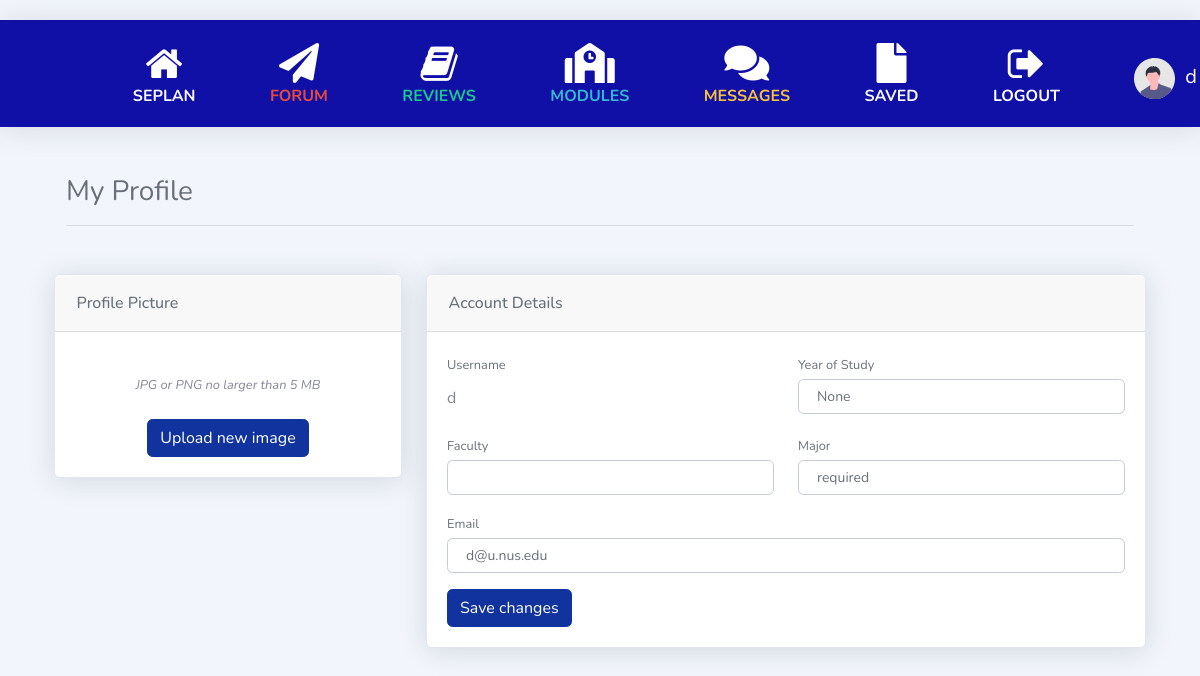
Before: /profile/d/edit (signed in) with the older database file.
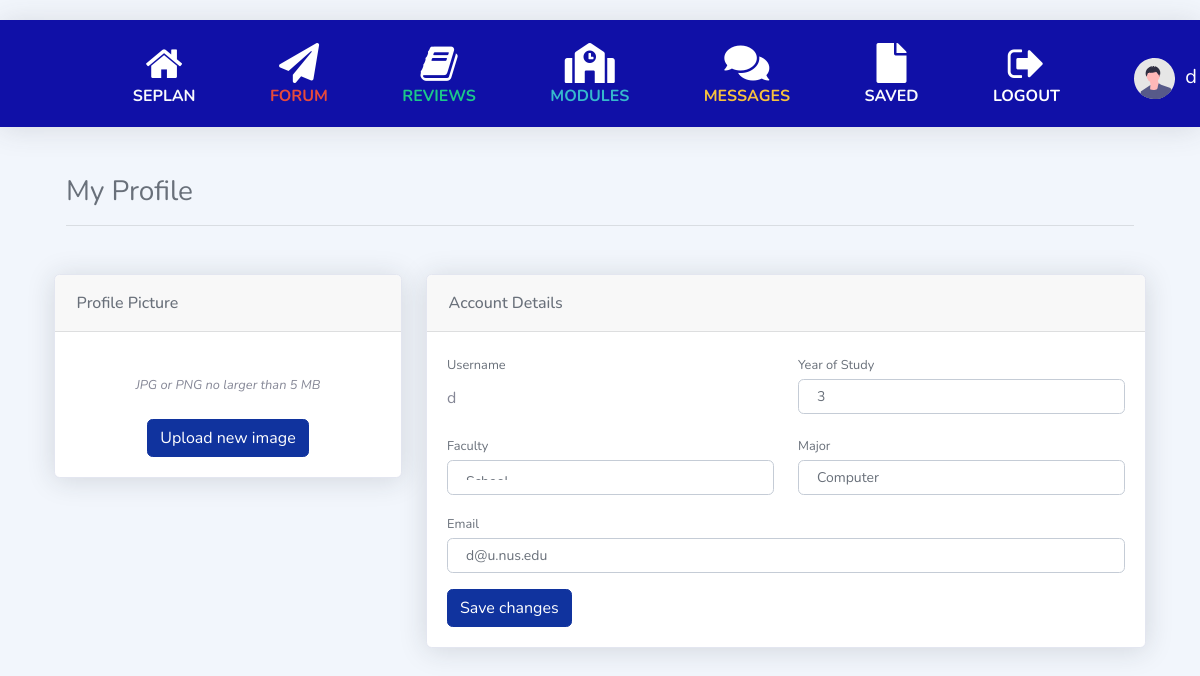
After: the same page with the newer database file.
### sep/models.py (models this page shows, shortened)
class User(AbstractUser):
    faculty = models.CharField(max_length=120)
    year = models.IntegerField(blank=True, null=True)
    major = models.CharField(max_length=120)
    sep = models.BooleanField(blank=True, null=True)
    picture = models.URLField(blank=True, null=True)

### sep/views.py (the view, shortened to what this page needs)
# urls.py: path("profile/<str:username>/edit", views.edit_profile, name="edit_profile")
def edit_profile(request, username):
    if not request.user.is_authenticated:
        return HttpResponseRedirect(reverse('login'))
    user = User.objects.get(username=username)
    return render(request, "sep/edit_profile.html",{
        "user": user})

### sep/templates/sep/edit_profile.html (shortened to what the changed rows need)
{% extends "sep/layout.html" %} {% load static %} {% block body %}
<link href="{% static '/edit_profile.css' %}" rel="stylesheet" />
<div class="container-xl px-4 mt-4">
    <div class="row">
        <div class="col-xl-8">
            <div class="card mb-4">
                <div class="card-body">
                    <form
                        action="{% url 'edit_profile' user.username %}"
                        method="POST"
                        enctype="multipart/form-data"
                        onsubmit="sweetAlert()"
                    >
                        <div class="row gx-3 mb-3">
                            <div class="col-md-6">
                                <label class="small mb-1" for="inputUsername">Username</label>
                                <input readonly
                                    class="form-control-plaintext"
                                    id="inputUsername"
                                    name="inputUsername"
                                    type="text"
                                    value={{ user.username }}
                                    required
                                    >
                            </div>
                            <div class="col-md-6">
                                <label class="small mb-1" for="inputYear">Year of Study</label>
                                <input
                                    class="form-control"
                                    id="inputYear"
                                    name="inputYear"
                                    type="text"
                                    placeholder="Enter your year of study"
                                    value={{ user.year }}
                                    required
                                    >
                            </div>
                        </div>
                        <div class="row gx-3 mb-3">
                            <div class="col-md-6">
                                <label class="small mb-1" for="inputFaculty">Faculty</label>
                                <select
                                    class="form-control"
                                    id="inputFaculty"
                                    name="inputFaculty"
                                    required
                                    >
                                    <optgroup label="Current Faculty">
                                        <option value={{ user.faculty }} selected>
                                        </option>
                                    </optgroup>
                                </select>
                            </div>
                            <div class="col-md-6">
                                <label class="small mb-1" for="inputMajor">Major</label>
                                <input
                                    class="form-control"
                                    id="inputMajor"
                                    name="inputMajor"
                                    type="text"
                                    placeholder="Enter your major"
                                    value={{ user.major }}
                                    required
                                    >
                            </div>
                        </div>
                        <div class="mb-3">
                            <label class="small mb-1" for="inputEmail">Email</label>
                            <input
                                class="form-control"
                                id="inputEmail"
                                name="inputEmail"
                                type="text"
                                placeholder="Enter your email"
                                value={{ user.email }}
                                required
                                >
                        </div>
                    </form>
                </div>
            </div>
        </div>
    </div>
</div>
{% endblock %}

### sep/templates/sep/layout.html (shortened to what this page needs)
{% load static %}
<!DOCTYPE html>
<html lang="en">
  <head>
    <link
      rel="stylesheet"
      href="https://stackpath.bootstrapcdn.com/bootstrap/4.4.1/css/bootstrap.min.css"
    />
    <link href="{% static '/all.min.css' %}" rel="stylesheet" />
    <link href="{% static '/sb-admin-2.min.css' %}" rel="stylesheet" />
    <link
      href="https://cdnjs.cloudflare.com/ajax/libs/font-awesome/5.15.3/css/all.min.css"
      rel="stylesheet"
    />
    <link
      rel="stylesheet"
      href="https://cdnjs.cloudflare.com/ajax/libs/font-awesome/4.7.0/css/font-awesome.min.css"
    />
    <link href="{% static '/layout.css' %}" rel="stylesheet" />
  </head>
  <nav
    class="navbar navbar-expand navbar-light topbar mb-4 static-top shadow"
    style="background-color: rgb(16, 16, 167); height: 70%"
  >
    {% if user.is_authenticated %}
    <div style="margin-left: 10%">
      <a
        class="navbar-brand text-white centralise home"
        href="{% url 'index' %}"
        ><i class="fa fa-home fa-2x"></i>
        <div class="h6 font-weight-bold text-light text-uppercase">
          SEPlan
        </div></a
      >
    </div>
    <div style="margin-left: 5%">
      <a
        class="navbar-brand text-white centralise menu-item"
        href="{% url 'forum' %}"
        ><i class="fas fa-paper-plane fa-2x"></i>
        <div class="h6 font-weight-bold text-danger text-uppercase">
          Forum
        </div></a
      >
    </div>
    <div style="margin-left: 5%">
      <a
        class="navbar-brand text-white centralise menu-item"
        href="{% url 'reviews' %}"
        ><i class="fa fa-book fa-2x"></i>
        <div class="h6 font-weight-bold text-success text-uppercase">
          Reviews
        </div></a
      >
    </div>
    <div style="margin-left: 5%">
      <a
        class="navbar-brand text-white centralise menu-item"
        href="{% url 'modules' %}"
        ><i class="fas fa-school fa-2x"></i>
        <div class="h6 font-weight-bold text-info text-uppercase">
          Modules
        </div></a
      >
    </div>
    <div style="margin-left: 5%">
      <a
        class="navbar-brand text-white centralise menu-item"
        href="{% url 'messages' request.user.username %}"
        ><i class="fas fa-comments fa-2x"></i>
        <div class="h6 font-weight-bold text-warning text-uppercase">
          Messages
        </div></a
      >
    </div>
    <div style="margin-left: 5%">
      <a
        class="navbar-brand text-white centralise menu-item"
        href="{% url 'watchlist' %}"
        ><i class="fas fa-file fa-2x"></i>
        <div class="h6 font-weight-bold text-light text-uppercase">
          Saved
        </div></a
      >
    </div>
    <div style="margin-left: 5%">
      <a
        class="navbar-brand text-white centralise menu-item"
        href="{% url 'logout' %}"
        ><i class="fa fa-sign-out fa-2x"></i>
        <div class="h6 font-weight-bold text-white text-uppercase">
          Logout
        </div></a
      >
    </div>
    <div style="margin-left: 5%">
      <a
        class="navbar-brand text-white centralise menu-item"
        href="{% url 'profile' request.user.username %}"
        ><img
          src="/media/index/undraw_profile.svg"
          style="max-width: 200%; margin-right: 5px"
        />
        <div class="mr-4 d-none d-lg-inline text-white">
          {{ request.user.username }}
        </div></a
      >
    </div>
    {% endif %}
  </nav>
  {% block body %} {% endblock %}
</html>

Changed rows visible on the page:
changed User "d@u.nus.edu": inputYear "None" → "3"; inputFaculty (not shown) → "School"; inputMajor "required" → "Computer"
